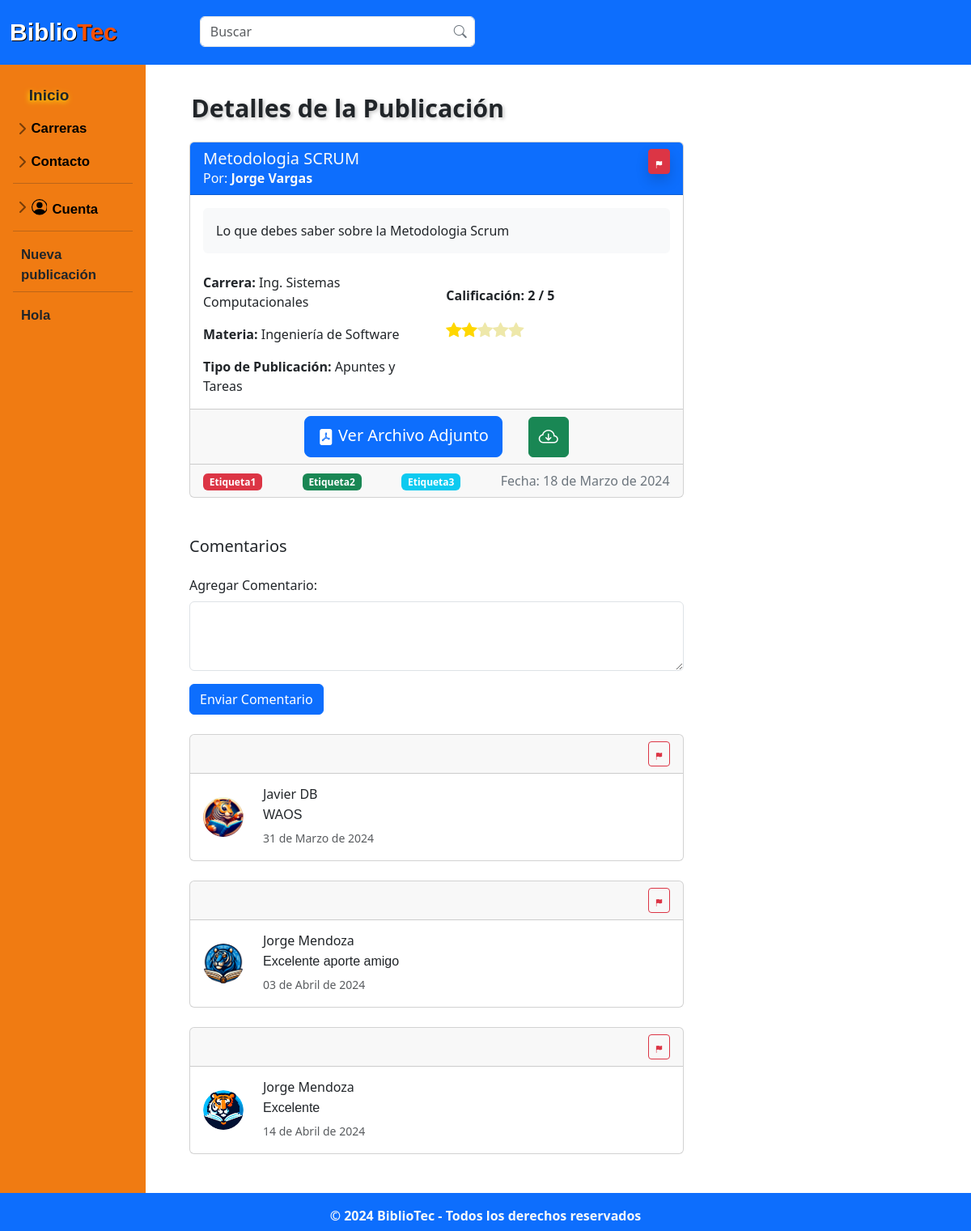
/publicacion/publicacion_detalle.php?id=5 (signed in), run on the app's committed database.
### tables this page shows
CREATE TABLE IF NOT EXISTS `publicacion` (
  `idPub` int NOT NULL AUTO_INCREMENT,
  `id_Usuario` int NOT NULL,
  `titulo_Pub` varchar(50) NOT NULL,
  `fecha_Pub` date NOT NULL,
  `descrip_Pub` text NOT NULL,
  `calif_Pub` decimal(10,0) NOT NULL,
  `carrera_Pub` varchar(45) NOT NULL,
  `materia_Pub` varchar(60) NOT NULL,
  `tipo_pub` varchar(45) NOT NULL,
  `archivo_Pub` varchar(100) NOT NULL,
  PRIMARY KEY (`idPub`),
  KEY `fk_Publicacion_Usuario1_idx` (`id_Usuario`)
);

CREATE TABLE IF NOT EXISTS `usuario` (
  `idUsuario` int NOT NULL AUTO_INCREMENT,
  `nom_Us` varchar(50) NOT NULL,
  `apell_Us` varchar(50) NOT NULL,
  `carrera_Us` varchar(70) NOT NULL,
  `semestre_Us` varchar(50) NOT NULL,
  `correo_Us` varchar(100) NOT NULL,
  `contra_Us` varchar(60) NOT NULL,
  PRIMARY KEY (`idUsuario`),
  KEY `carrera_Us` (`carrera_Us`)
);

CREATE TABLE IF NOT EXISTS `comentario` (
  `idComent` int NOT NULL AUTO_INCREMENT,
  `idPub` int NOT NULL,
  `idUsuario` int NOT NULL,
  `text_Coment` text NOT NULL,
  `fecha_Coment` date NOT NULL,
  PRIMARY KEY (`idComent`),
  KEY `fk_Comentario_Publicacion_idx` (`idPub`),
  KEY `fk_Comentario_Usuario1_idx` (`idUsuario`)
);

### publicacion/publicacion_detalle.php (the view, shortened to what the rows shown need)
<?php
include('../php/functions.php');
$link = include('../php/conexion.php');
if (isset($_GET['id'])) {
    $idPub = $_GET['id'];
    $query = "SELECT p.*, u.nom_Us, u.apell_Us FROM publicacion p
              JOIN usuario u ON p.id_Usuario = u.idUsuario
              WHERE p.idPub = $idPub";
    $result = mysqli_query($link, $query);
    if (mysqli_num_rows($result) == 1) {
        $publicacion = mysqli_fetch_assoc($result);
        $query_comentarios = "SELECT c.*, u.nom_Us, u.apell_Us FROM comentario c
                              JOIN usuario u ON c.idUsuario = u.idUsuario
                              WHERE c.idPub = $idPub";
        $result_comentarios = mysqli_query($link, $query_comentarios);
    } else {
        header("Location: ../home.php");
        exit();
    }
} else {
    header("Location: ../home.php");
    exit();
}
?>
<!DOCTYPE html>
<html lang="es">
<head>
    <link rel="stylesheet" href="../css/normalizar.css">
    <link rel="stylesheet" href="../css/estilos.css">
    <link rel="stylesheet" href="../css/hover-min.css">
    <link rel="stylesheet" href="../css/animate.css">
    <link rel="stylesheet" href="../css/sidebars.css">
    <link rel="stylesheet" href="style.css">
    <link rel="stylesheet" href="https://cdnjs.cloudflare.com/ajax/libs/animate.css/4.1.1/animate.min.css" />
    <link href="https://cdn.jsdelivr.net/npm/bootstrap@5.3.3/dist/css/bootstrap.min.css" rel="stylesheet">
    <link rel="stylesheet" href="https://cdn.jsdelivr.net/npm/bootstrap-icons@1.11.3/font/bootstrap-icons.min.css">
    <link rel="stylesheet" href="https://cdn.jsdelivr.net/npm/@docsearch/css@3">
</head>
<body>
    <div class="container-fluid">
        <div class="row">
            <main role="main" class="col-md-9 ml-sm-auto col-lg-10 px-4" style="font-weight:normal; margin-left: 1.5%">
                <h3 style=" margin-left: 1.5% ; margin-top: 35px;">
                    <div class="container mt-4 mb-5">
                        <div class="row">
                            <div class="col-md-8">
                                <div class="card card-details">
                                    <div class="card-header bg-primary text-light d-flex justify-content-between">
                                        <div>
                                            <h5 class="card-title mb-0"><?php echo $publicacion['titulo_Pub']; ?></h5>
                                            <p class="card-text mb-0">Por:<b> <?php echo $publicacion['nom_Us'] . " " . $publicacion['apell_Us']; ?></b></p>
                                        </div>
                                    </div>
                                    <div class="card-body">
                                        <div class="row mb-4">
                                            <div class="col">
                                                <div class="bg-light p-3 rounded">
                                                    <p class="card-text"><?php echo $publicacion['descrip_Pub']; ?></p>
                                                </div>
                                            </div>
                                        </div>
                                        <div class="row">
                                            <div class="col-md-6">
                                                <p class="card-text"><b>Carrera:</b> <?php echo $publicacion['carrera_Pub']; ?></p>
                                                <p class="card-text"><b>Materia:</b> <?php echo $publicacion['materia_Pub']; ?></p>
                                                <p class="card-text"><b>Tipo de Publicación:</b> <?php echo $publicacion['tipo_pub']; ?></p>
                                            </div>
                                        </div>
                                    </div>
                                    <div class="card-footer d-flex justify-content-between align-items-end">
                                        <?php
                                        $etiquetas = array("Etiqueta1", "Etiqueta2", "Etiqueta3");
                                        $colores = array("bg-danger", "bg-success", "bg-info");
                                        foreach ($etiquetas as $index => $etiqueta) {
                                            echo '<span class="badge ' . $colores[$index % count($colores)] . ' mr-1">' . $etiqueta . '</span>';
                                        }
                                        ?>
                                        <p class="card-text comment-date mb-0 align-self-end">Fecha: <?php echo functions::convertirFecha($publicacion['fecha_Pub']); ?></p>
                                    </div>
                                </div>
                                <div class="mt-5">
                                    <?php
                                    $imagenes_aleatorias = array();
                                    $ruta_base = "../images/tigers/";
                                    for ($i = 1; $i <= 15; $i++) {
                                        $ruta_imagen = $ruta_base . "a" . $i . ".png";
                                        $imagenes_aleatorias[] = $ruta_imagen;
                                    }
                                    $contador = 0;
                                    ?>
                                    <?php while ($comentario = mysqli_fetch_assoc($result_comentarios)) : ?>
                                        <div class="card mt-4">
                                            <div class="card-header">
                                                <div class="d-grid gap-2 d-md-flex justify-content-md-end">
                                                    <a class="btn btn-sm btn-outline-danger " id="reportarCom" data-bs-toggle="modal" data-bs-target="#modal_report_c" data-comid="<?php echo $comentario['idComent'] ?>">
                                                        <i class="bi bi-flag-fill"></i>
                                                    </a>
                                                </div>
                                            </div>
                                            <div class="card-body">
                                                <div class="row align-items-center">
                                                    <div class="col-auto">
                                                        <?php if ($contador % 2 == 0) : ?>
                                                            <img src="<?php echo $imagenes_aleatorias[array_rand($imagenes_aleatorias)]; ?>" alt="Imagen Aleatoria" class="rounded-circle" width="50">
                                                        <?php else : ?>
                                                            <img src="<?php echo $imagenes_aleatorias[array_rand($imagenes_aleatorias)]; ?>" alt="Imagen Aleatoria" class="rounded-circle" width="50">
                                                        <?php endif; ?>
                                                    </div>
                                                    <div class="col">
                                                        <h6 class="mb-1"><?php echo $comentario['nom_Us'] . " " . $comentario['apell_Us']; ?></h6>
                                                        <pre class="mb-1"><?php echo $comentario['text_Coment']; ?></pre>
                                                        <small class="text-muted"><?php echo functions::convertirFecha($comentario['fecha_Coment']); ?></small>
                                                    </div>
                                                </div>
                                            </div>
                                        </div>
                                        <?php
                                        $contador++;
                                        ?>
                                    <?php endwhile; ?>
                                </div>
                            </div>
                        </div>
                    </div>
            </main>
        </div>
    </div>
</body>
</html>

### data on the page
publicacion: titulo_Pub "Metodologia SCRUM", id_Usuario.nom_Us "Jorge", id_Usuario.apell_Us "Vargas", descrip_Pub "Lo que debes saber sobre la Metodologia Scrum", carrera_Pub "Ing. Sistemas Computacionales", materia_Pub "Ingeniería de Software", tipo_pub "Apuntes y Tareas", fecha_Pub "18 de Marzo de 2024"
comentario: shows a picture, idUsuario.nom_Us "Javier", idUsuario.apell_Us "DB", text_Coment "WAOS", fecha_Coment "31 de Marzo de 2024"
comentario: idUsuario.nom_Us "Jorge", idUsuario.apell_Us "Mendoza", text_Coment "Excelente aporte amigo", fecha_Coment "03 de Abril de 2024"
comentario: shows a picture, idUsuario.nom_Us "Jorge", idUsuario.apell_Us "Mendoza", text_Coment "Excelente", fecha_Coment "14 de Abril de 2024"

### other printed values
$calificacion "2"
$etiqueta "Etiqueta1"
$etiqueta "Etiqueta2"
$etiqueta "Etiqueta3"
